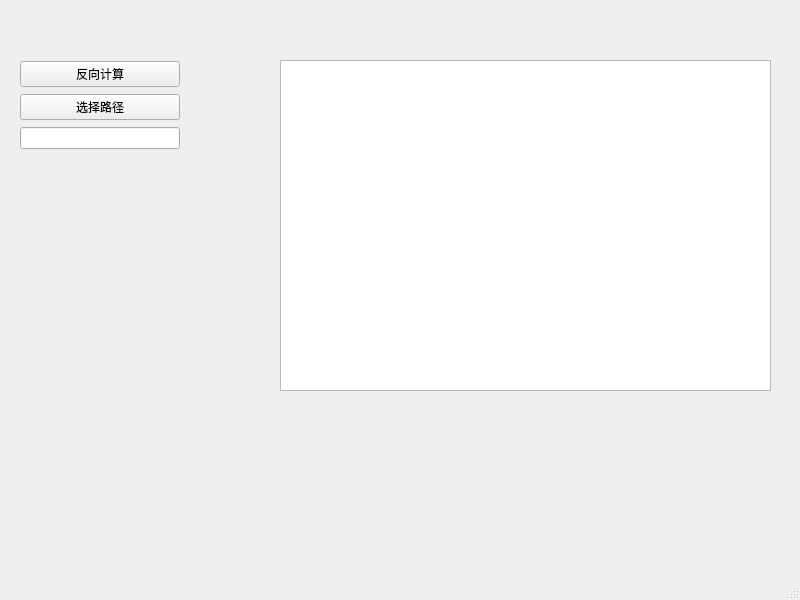
<?xml version="1.0" encoding="UTF-8"?>
<ui version="4.0">
 <class>MainWindow</class>
 <widget class="QMainWindow" name="MainWindow">
  <property name="geometry">
   <rect>
    <x>0</x>
    <y>0</y>
    <width>800</width>
    <height>600</height>
   </rect>
  </property>
  <property name="windowTitle">
   <string>MainWindow</string>
  </property>
  <widget class="QWidget" name="centralwidget">
   <widget class="QTextBrowser" name="textBrowser">
    <property name="geometry">
     <rect>
      <x>280</x>
      <y>60</y>
      <width>491</width>
      <height>331</height>
     </rect>
    </property>
   </widget>
   <widget class="QWidget" name="verticalLayoutWidget">
    <property name="geometry">
     <rect>
      <x>20</x>
      <y>60</y>
      <width>160</width>
      <height>93</height>
     </rect>
    </property>
    <layout class="QVBoxLayout" name="verticalLayout">
     <item>
      <widget class="QPushButton" name="pushButton">
       <property name="text">
        <string>反向计算</string>
       </property>
      </widget>
     </item>
     <item>
      <widget class="QPushButton" name="pushButton_2">
       <property name="text">
        <string>选择路径</string>
       </property>
      </widget>
     </item>
     <item>
      <widget class="QLineEdit" name="lineEdit"/>
     </item>
    </layout>
   </widget>
  </widget>
  <widget class="QMenuBar" name="menubar">
   <property name="geometry">
    <rect>
     <x>0</x>
     <y>0</y>
     <width>800</width>
     <height>26</height>
    </rect>
   </property>
  </widget>
  <widget class="QStatusBar" name="statusbar"/>
 </widget>
 <resources/>
 <connections>
  <connection>
   <sender>pushButton_2</sender>
   <signal>clicked()</signal>
   <receiver>MainWindow</receiver>
   <slot>setBrowerPath()</slot>
   <hints>
    <hint type="sourcelabel">
     <x>82</x>
     <y>144</y>
    </hint>
    <hint type="destinationlabel">
     <x>64</x>
     <y>380</y>
    </hint>
   </hints>
  </connection>
  <connection>
   <sender>pushButton</sender>
   <signal>clicked()</signal>
   <receiver>MainWindow</receiver>
   <slot>backward_calculate()</slot>
   <hints>
    <hint type="sourcelabel">
     <x>143</x>
     <y>109</y>
    </hint>
    <hint type="destinationlabel">
     <x>170</x>
     <y>398</y>
    </hint>
   </hints>
  </connection>
 </connections>
 <slots>
  <slot>setBrowerPath()</slot>
  <slot>backward_calculate()</slot>
 </slots>
</ui>
